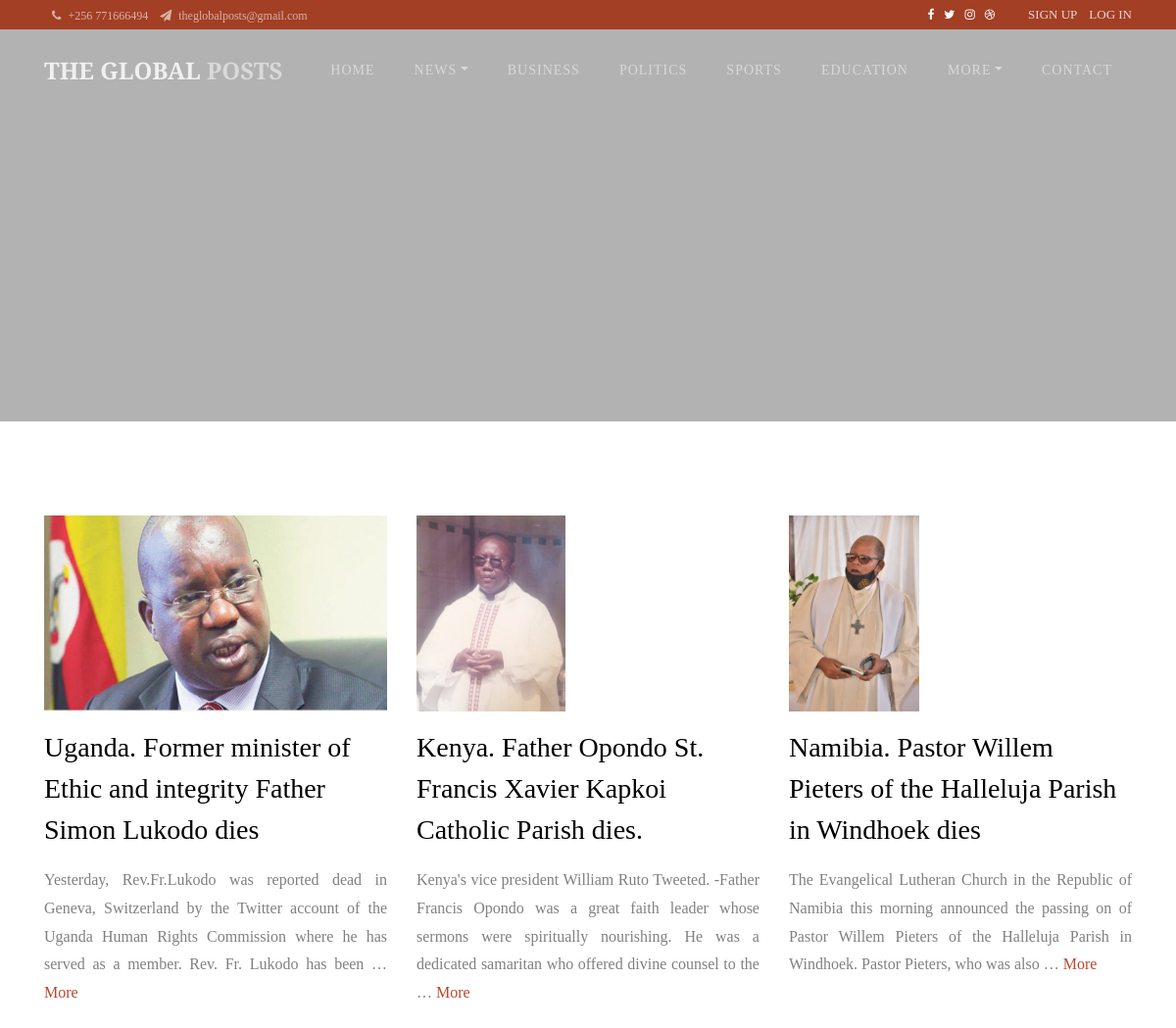
The page / on the database its author committed.
### mainweb/models.py (models this page shows, shortened)
class Post(models.Model):
	STATUS_CHIOCES = (
		('draft','Draft'),
		('published','Published'),
		)
	title = models.CharField(max_length=250)
	slug = models.SlugField(max_length=250, unique_for_date='publish')
	author = models.ForeignKey(User, on_delete=models.CASCADE, related_name='blog_posts')
	category = models.ForeignKey(Category,on_delete=models.SET_NULL, null=True,blank=True )
	img = models.ImageField(upload_to='images/blog', blank=True, null=True)
	body =models.TextField()
	publish = models.DateTimeField(default=timezone.now)
	created = models.DateField(auto_now_add=True)
	updated = models.DateTimeField(auto_now=True)
	status = models.CharField(max_length=10,choices=STATUS_CHIOCES, default='published ')
	viewers = models.IntegerField(default=1, null=True)
	objects =models.Manager()
	published = PublishedManager()
	class Meta:
		ordering = ('-publish',)
	@property
	def imgURL(self):
		try:
			url = self.img.url
		except:
			url =''
		return url

### mainweb/views.py (the view)
# urls.py: path("", views.homeview, name='homepage'),
def homeview(request):
	object_list = Post.published.all()
	page = request.GET.get('page', 1)
	paginator = Paginator(object_list,24)
	try:
		users = paginator.page(page)
	except PageNotAnInteger:
		users = paginator.page(1)
	except EmptyPage:
		users = paginator.page(paginator.num_pages)
	context = {'posts':users, 'object_list':object_list}
	return render(request, 'mainweb/index.html',context)

### mainweb/templates/mainweb/index.html (shortened to what this page needs)
{% extends 'mainweb/base.html' %}
{% load static %}
{% block content %}
<section class="hero-wrap hero-wrap-2" data-stellar-background-ratio="0.5">
  <div class="overlay"></div>
</section>
<section class="ftco-section ftco-degree-bg">
  <div class="container">
    <div class="row">
      {% for blog in object_list %}
      <div class="col-lg-4 ftco-animate">
        <p>
          <img style="height: 200px;" src="{{blog.imgURL}}" alt="" class="img-fluid">
        </p>
        <h3 class="mb-3">{{blog.title}}</h3>
        <p class="text-justify">{{blog.body|truncatewords:30}} <a href="{% url 'mainweb:details' blog.id  %}">More</a></p>
      </div>
       {% endfor %}
    </div><br>
    <br>
  </div>
</section>
{% endblock content %}

### rows shown on the page
Post: imgURL (picture), title "Uganda. Former minister of Ethic and integrity Father Simon Lukodo dies", body "Yesterday, Rev.Fr.Lukodo was reported dead in Geneva, Switzerland by the Twitter account of the Uganda Human Rights Commission where he has served as a member. Rev. Fr. Lukodo has been …"
Post: imgURL (picture), title "Kenya. Father Opondo St. Francis Xavier Kapkoi Catholic Parish dies.", body "Kenya's vice president William Ruto Tweeted. -Father Francis Opondo was a great faith leader whose sermons were spiritually nourishing. He was a dedicated samaritan who offered divine counsel to the …"
Post: imgURL (picture), title "Namibia. Pastor Willem Pieters of the Halleluja Parish in Windhoek dies", body "The Evangelical Lutheran Church in the Republic of Namibia this morning announced the passing on of Pastor Willem Pieters of the Halleluja Parish in Windhoek. Pastor Pieters, who was also …"
